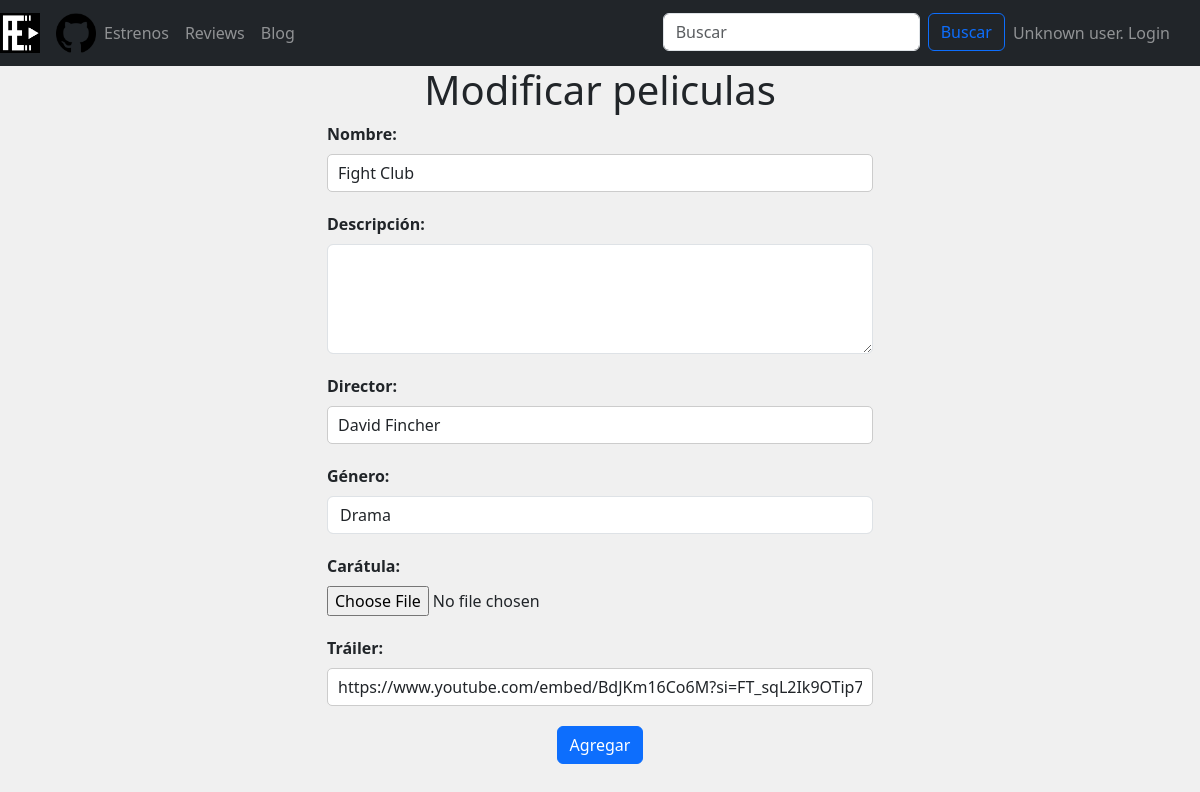
The page /funcionalidades/modificarPelicula.php?id=6 on the database its author committed.
### tables this page shows
CREATE TABLE `peliculas` (
  `ID` int(10) UNSIGNED NOT NULL,
  `nombre` varchar(20) NOT NULL,
  `descripcion` text NOT NULL,
  `director` varchar(20) NOT NULL,
  `genero` varchar(30) NOT NULL,
  `caratula` varchar(100) NOT NULL,
  `trailer` varchar(200) DEFAULT NULL,
  `numValoraciones` int(200) NOT NULL,
  `valoracion` int(10) NOT NULL
);

### includes/DAOs/generoDAO.php (called while the page is built, shortened)
<?php
class generoDAO {
    public function cargarGeneros() {
        $conexion = Aplicacion::getInstance()->getConexionBd();
        $query = "SELECT * FROM generos";
        $result = $conexion->query($query);
        $generos = array();
        while ($row = $result->fetch_assoc()) {
            $generos[] = $row['genero'];
        }
        return $generos;
    }
}

### includes/SAs/generoSA.php (called while the page is built, shortened)
<?php
require_once __DIR__ . '/../DAOs/generoDAO.php';
class generoSA
{
    public function cargarGeneros()
    {
        $generoDAO = new generoDAO();
        return $generoDAO->cargarGeneros();
    }
}

### includes/SAs/PeliculaSA.php (called while the page is built, shortened)
<?php
require_once __DIR__ . '/../DAOs/peliculaDAO.php';
require_once __DIR__ . '/../DTOs/PeliculaDTO.php';
class PeliculaSA
{
    public function obtenerPeliculaPorID($id)
    {
        $peliculaDAO = new PeliculaDAO();
        $pelicula = $peliculaDAO->obtenerPeliculaPorID($id);
        return $pelicula;
    }
}

### includes/Aplicacion.php (called while the page is built, shortened)
<?php
class Aplicacion
{
	private $bdDatosConexion;
	private $inicializada = false;
	private $conn;
	public function init($bdDatosConexion)
	{
		if (!$this->inicializada) {
			$this->bdDatosConexion = $bdDatosConexion;
			$this->inicializada = true;
		}
	}
	public function getConexionBd()
	{
		if (!$this->conn) {
			$bdHost = $this->bdDatosConexion['host'];
			$bdUser = $this->bdDatosConexion['user'];
			$bdPass = $this->bdDatosConexion['pass'];
			$bd = $this->bdDatosConexion['bd'];
			$conn = new mysqli($bdHost, $bdUser, $bdPass, $bd);
			$this->conn = $conn;
		}
		return $this->conn;
	}
}

### includes/DAOs/peliculaDAO.php (called while the page is built, shortened)
<?php
class PeliculaDAO
{
    public function obtenerPeliculaPorID($ID)
    {
        $this->conexion = Aplicacion::getInstance()->getConexionBd();
        $query = "SELECT * FROM peliculas WHERE ID = ?";
        $statement = $this->conexion->prepare($query);
        $statement->bind_param("i", $ID);
        $statement->execute();
        $result = $statement->get_result();
        $peliculaData = $result->fetch_assoc();
        if ($peliculaData != null) {
            $peliculaDTO = new PeliculaDTO(
                $peliculaData['ID'],
                $peliculaData['nombre'],
                $peliculaData['descripcion'],
                $peliculaData['director'],
                $peliculaData['genero'],
                $peliculaData['caratula'],
                $peliculaData['trailer'],
                $peliculaData['numValoraciones'],
                $peliculaData['valoracion']
            );
            return $peliculaDTO;
        } else {
            return null;
        }
    }
}

### includes/DTOs/PeliculaDTO.php (called while the page is built, shortened)
<?php
class PeliculaDTO
{
    public $nombre;
    public $descripcion;
    public $director;
    public $genero;
    public $caratula;
    public $trailer;
    private function setPelicula($ID, $nombre, $descripcion, $director, $genero, $caratula, $trailer, $num_valoraciones, $valoracion)
    {
        $this->nombre = $nombre;
        $this->descripcion = $descripcion;
        $this->director = $director;
        $this->genero = $genero;
        $this->caratula = $caratula;
        $this->trailer = $trailer;
    }
    public function getNombre()
    {
        return $this->nombre;
    }
    public function getDescripcion()
    {
        return $this->descripcion;
    }
    public function getDirector()
    {
        return $this->director;
    }
    public function getGenero()
    {
        return $this->genero;
    }
    public function getCaratula()
    {
        return $this->caratula;
    }
    public function getTrailer()
    {
        return $this->trailer;
    }
}

### Formularios/FormularioModificarPeliculas.php (the view, shortened to what this page needs)
<?php
require_once __DIR__ . '/../includes/SAs/PeliculaSA.php';
require_once __DIR__ .'/../includes/SAs/generoSA.php';
require_once __DIR__ . '/Formulario.php';
class FormularioModificarPeliculas extends Formulario
{
    public $id;
    public function __construct($id)
    {
        $this->id = $id;
    }
    protected function generaCamposFormulario(&$datos)
    {
        $peliculaSA = new PeliculaSA();
        $generoSA= new generoSA();
        $pelicula = $peliculaSA->obtenerPeliculaPorID($this->id);
        $erroresCampos = self::generaErroresCampos($this->campos, $this->errores);
        $erroresGlobal = self::generaListaErroresGlobales($this->errores);
        $nombre = $pelicula->getNombre();
        $descripcion = $pelicula->getDescripcion();
        $director = $pelicula->getDirector();
        $genero = $pelicula->getGenero();
        $caratula = $pelicula->getCaratula();
        $trailer = $pelicula->getTrailer();
        $opcionesGenero = $generoSA->cargarGeneros();
        $opciones = '';
        foreach ($opcionesGenero as $opcion) {
            $selected = ($opcion === $genero) ? 'selected' : '';
            $opciones .= '<option value="' . $opcion . '" ' . $selected . '>' . $opcion . '</option>';
        }
        $contenidoPrincipal = <<<EOS
        <div class="container">
        <div class="row justify-content-center">
            <div class="col-md-6">
                <div class="film-container">
                    <span class="form_errors">$erroresGlobal</span>
                        <div class="form-group">
                            <span class="form_errors">{$erroresCampos['nombrePelicula']}</span>
                            <label for="nombrePelicula">Nombre:</label>
                            <input type="text" class="form-control" id="nombrePelicula" name="nombrePelicula" value="$nombre" required>
                        </div>
                        <div class="form-group">
                            <span class="form_errors">{$erroresCampos['descripcion']}</span>
                            <label for="descripcion">Descripción:</label>
                            <textarea class="form-control" id="descripcion" name="descripcion" rows="4" value="$descripcion" required></textarea>
                            </div>
                        <div class="form-group">
                            <span class="form_errors">{$erroresCampos['director']}</span>
                            <label for="director">Director:</label>
                            <input type="text" class="form-control" id="director" name="director" value="$director" required>
                        </div>
                        <div class="form-group">
                            <span class="form_errors">{$erroresCampos['genero']}</span>
                            <label for="genero">Género:</label>
                            <select class="form-control" id="genero" name="genero" value="$genero" required>
                                $opciones
                            </select>
                        </div>
                        <div class="form-group">
                            <span class="form_errors">{$erroresCampos['caratula']}</span>
                            <label for="caratula">Carátula:</label>
                            <input type="file" class="form-control-file" id="caratula" name="caratula" accept=".png, .jpg, .jpeg, .gif" value="$caratula" required>
                        </div>
                        <div class="form-group">
                            <span class="form_errors">{$erroresCampos['trailer']}</span>
                            <label for="trailer">Tráiler:</label>
                            <input type="text" class="form-control" id="trailer" name="trailer" value="$trailer" required>
                        </div>
                        <div class="text-center">
                            <button type="submit" class="btn btn-primary">Agregar</button>
                        </div>
                </div>
            </div>
        </div>
    </div>
EOS;
        return $contenidoPrincipal;
    }
}

### css/estilo.css (style rules this page uses)
html, body { margin: 0; padding: 0; height: 100%; background-color: #f0f0f0; }
.form-group { margin-bottom: 20px; }
label { display: block; font-weight: bold; }
input[type="text"], input[type="number"], textarea { width: 100%; padding: 10px; border: 1px solid #ccc; border-radius: 5px; font-size: 16px; }

### rows shown on the page
peliculas: nombrePelicula "Fight Club", director "David Fincher", genero "Drama", trailer "https://www.youtube.com/embed/BdJKm16Co6M?si=FT_sqL2Ik9OTip7J"
